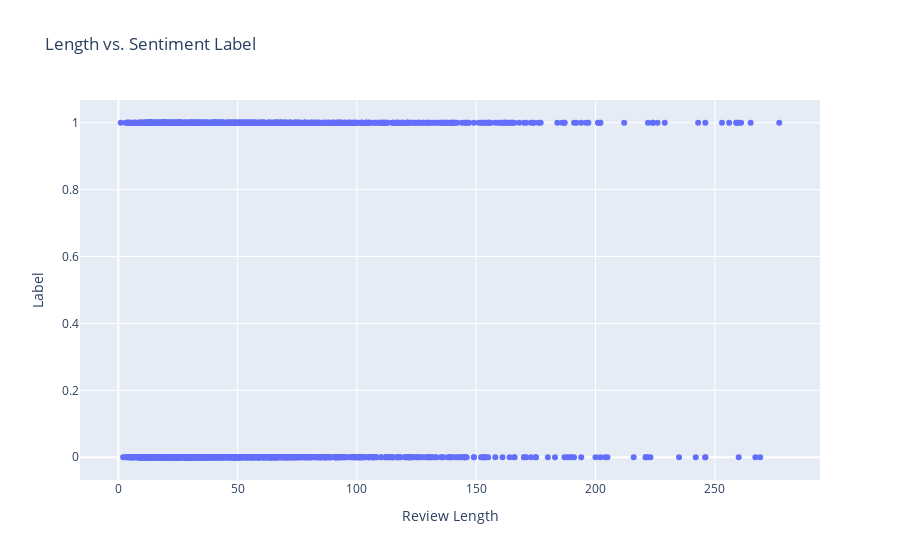

The notebook cell this image was saved under:
### Markdown cell above
Correlate length and sentiment marks:

The data is then checked for correlation between the length of these sentences/text with the sentiment tagged together with the data. The figure below is a scatter plot (using the `plotly` module) where the $x$ values are the length of the text and the $y$ values are the sentiments. The lengths are mostly clumped within the $0-100$ range.

### Code cell
df['Text_Length'] = df['Clean_Translated'].apply(lambda x: len(x))
data = df.sort_values(by='Text_Length')
plot = go.Scatter(x = data['Text_Length'], y = data['Tag'], mode='markers')
lyt = go.Layout(title="Length vs. Sentiment Label", xaxis=dict(title='Review Length'),yaxis=dict(title='Label'))
fig = go.Figure(data=[plot], layout=lyt)
py.iplot(fig)

### Figure 1 — Plotly figure (JSON) as saved in the notebook; plotly's stock layout.template omitted (floating-point values rounded to 4 significant figures; data arrays with more than 128 entries replaced by an {"elided": "..."} marker saying what was removed)
{"data": [{"mode": "markers", "type": "scatter", "x": {"elided": "2328 int values"}, "y": {"elided": "2328 int values"}}], "layout": {"title": {"text": "Length vs. Sentiment Label"}, "xaxis": {"title": {"text": "Review Length"}}, "yaxis": {"title": {"text": "Label"}}}}
